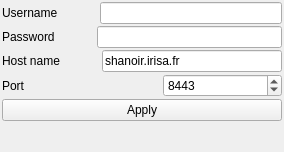
<?xml version="1.0" encoding="UTF-8"?>
<ui version="4.0">
 <class>QtShanoirConfig</class>
 <widget class="QWidget" name="QtShanoirConfig">
  <property name="geometry">
   <rect>
    <x>0</x>
    <y>0</y>
    <width>284</width>
    <height>152</height>
   </rect>
  </property>
  <property name="minimumSize">
   <size>
    <width>240</width>
    <height>152</height>
   </size>
  </property>
  <property name="maximumSize">
   <size>
    <width>350</width>
    <height>152</height>
   </size>
  </property>
  <property name="font">
   <font>
    <pointsize>9</pointsize>
   </font>
  </property>
  <property name="windowTitle">
   <string>Form</string>
  </property>
  <layout class="QGridLayout" name="gridLayout">
   <property name="margin">
    <number>2</number>
   </property>
   <property name="spacing">
    <number>2</number>
   </property>
   <item row="0" column="0">
    <layout class="QHBoxLayout" name="horizontalLayout">
     <item>
      <widget class="QLabel" name="label">
       <property name="text">
        <string>Username</string>
       </property>
      </widget>
     </item>
     <item>
      <spacer name="horizontalSpacer_4">
       <property name="orientation">
        <enum>Qt::Horizontal</enum>
       </property>
       <property name="sizeType">
        <enum>QSizePolicy::Preferred</enum>
       </property>
       <property name="sizeHint" stdset="0">
        <size>
         <width>40</width>
         <height>20</height>
        </size>
       </property>
      </spacer>
     </item>
     <item>
      <widget class="QLineEdit" name="loginEdit"/>
     </item>
    </layout>
   </item>
   <item row="1" column="0">
    <layout class="QHBoxLayout" name="horizontalLayout_2">
     <item>
      <widget class="QLabel" name="label_2">
       <property name="text">
        <string>Password</string>
       </property>
      </widget>
     </item>
     <item>
      <spacer name="horizontalSpacer_3">
       <property name="orientation">
        <enum>Qt::Horizontal</enum>
       </property>
       <property name="sizeType">
        <enum>QSizePolicy::Preferred</enum>
       </property>
       <property name="sizeHint" stdset="0">
        <size>
         <width>40</width>
         <height>20</height>
        </size>
       </property>
      </spacer>
     </item>
     <item>
      <widget class="QLineEdit" name="passwordEdit">
       <property name="echoMode">
        <enum>QLineEdit::Password</enum>
       </property>
      </widget>
     </item>
    </layout>
   </item>
   <item row="2" column="0">
    <layout class="QHBoxLayout" name="horizontalLayout_3">
     <item>
      <widget class="QLabel" name="label_3">
       <property name="text">
        <string>Host name</string>
       </property>
      </widget>
     </item>
     <item>
      <spacer name="horizontalSpacer_2">
       <property name="orientation">
        <enum>Qt::Horizontal</enum>
       </property>
       <property name="sizeType">
        <enum>QSizePolicy::Preferred</enum>
       </property>
       <property name="sizeHint" stdset="0">
        <size>
         <width>40</width>
         <height>20</height>
        </size>
       </property>
      </spacer>
     </item>
     <item>
      <widget class="QLineEdit" name="hostEdit">
       <property name="text">
        <string>shanoir.irisa.fr </string>
       </property>
      </widget>
     </item>
    </layout>
   </item>
   <item row="3" column="0">
    <layout class="QHBoxLayout" name="horizontalLayout_4">
     <item>
      <widget class="QLabel" name="label_4">
       <property name="text">
        <string>Port</string>
       </property>
      </widget>
     </item>
     <item>
      <spacer name="horizontalSpacer">
       <property name="orientation">
        <enum>Qt::Horizontal</enum>
       </property>
       <property name="sizeType">
        <enum>QSizePolicy::Preferred</enum>
       </property>
       <property name="sizeHint" stdset="0">
        <size>
         <width>40</width>
         <height>20</height>
        </size>
       </property>
      </spacer>
     </item>
     <item>
      <widget class="QSpinBox" name="portSpinBox">
       <property name="maximum">
        <number>16000</number>
       </property>
       <property name="value">
        <number>8443</number>
       </property>
      </widget>
     </item>
    </layout>
   </item>
   <item row="5" column="0">
    <spacer name="verticalSpacer">
     <property name="orientation">
      <enum>Qt::Vertical</enum>
     </property>
     <property name="sizeHint" stdset="0">
      <size>
       <width>20</width>
       <height>40</height>
      </size>
     </property>
    </spacer>
   </item>
   <item row="4" column="0">
    <widget class="QPushButton" name="applyButton">
     <property name="text">
      <string>Apply</string>
     </property>
     <property name="icon">
      <iconset resource="../Resources/qtshanoir.qrc">
       <normaloff>:/Images/displayPrefs.16x16.png</normaloff>:/Images/displayPrefs.16x16.png</iconset>
     </property>
    </widget>
   </item>
  </layout>
 </widget>
 <resources>
  <include location="../Resources/qtshanoir.qrc"/>
 </resources>
 <connections/>
</ui>
